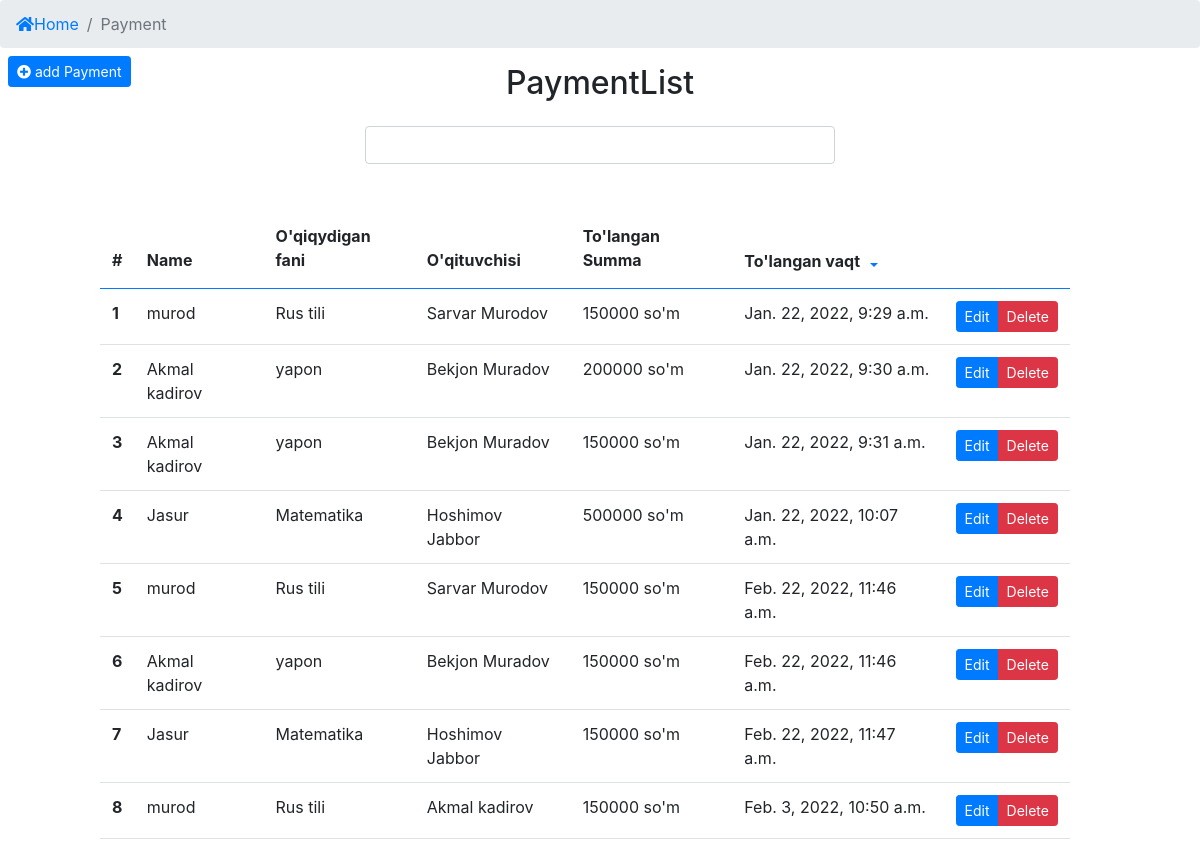
Screenshot of /profile/payment/this_year/ (signed in) with the database file from the repository.
### app/models.py (models this page shows, shortened)
class Payment(models.Model):
    student = models.ForeignKey(Student, verbose_name=_("Talaba"), on_delete=models.CASCADE)
    subject = models.ForeignKey(Subject, verbose_name=_("Qaysi fan uchun"), on_delete=models.CASCADE)
    teacher = models.ForeignKey(Teacher, verbose_name=_("O'qituvchisi"), on_delete=models.CASCADE)
    payment = models.IntegerField(_("Tolov summasi"), default=0)
    payed_date = models.DateTimeField(_("To'langan vaqt"), auto_now_add=True)
    def __str__(self):
        return f'{self.student.f_name} {self.payment} so\'m'
    """Shu oyda qilingan barcha tolov"""
    """To'langan umumiy summa olish"""
    """O'qituvchilarga To'lanadigan umumiy summa"""
    """Centerning umumiy harajatlari"""
    """Shu oyda qilingan harajarlar"""
    """Centerga qoladigan soft foyda"""

class Student(models.Model):
    f_name = models.CharField(_("To'liq ismi"), max_length=100)
    subject = models.ForeignKey(Subject, verbose_name=_("O'rganadigan fani"), on_delete=models.CASCADE)
    teacher = models.ForeignKey(Teacher, verbose_name=_("O'qituvchisi"), on_delete=models.CASCADE)
    phone_num = models.CharField(_("Telefon raqami"), max_length=9)
    study_days = models.CharField(_("O'qish Kunlari"), max_length=50, choices=study_days, default='option')
    study_type = models.CharField(_("O'qish turi"), max_length=50, choices=study_type, default='option')
    lesson_time = models.CharField(_("Dars boshlanish vaqti"), max_length=50)
    registered_date = models.DateTimeField(_("Ro'yhatga olingan vaqti"), auto_now_add=True)
    """Bitta student shu oyda necha pul tolov qilganligini ko'rsatadi"""

class Subject(models.Model):
    name =models.CharField(_("Fan nomi"), max_length=100, unique=True)
    added_date = models.DateTimeField(_("qoshilgan fani"), auto_now_add=True)
    """Bitta fan uchun shu oyda qancha tolanganligini ko'rsatadi"""
    """Bitta fanda nechta o'qituvchi borligini ko'rsatadi"""
    """Bitta fanda nechta o'quvchi borligini ko'rsatadi"""

class Teacher(models.Model):
    f_name = models.CharField(_("To'liq ismi"), max_length=100)
    subject = models.ForeignKey(Subject, verbose_name=_("O'qitadigan fani"), on_delete=models.CASCADE)
    address = models.CharField(_("Manzil"), max_length=100)
    phone_num = models.CharField(_("Telefon raqami"), max_length=9)
    level = models.CharField(_("Ilmiy darajasi"), max_length=100)
    sertificate = models.ImageField(_("Sertificate"), upload_to=f'sertificetes/teachers/', null=True, blank=True)
    experience = models.CharField(_("Tajribasi"), max_length=50)
    registred_time = models.DateTimeField(_("royhatga olingan vaqt"), auto_now_add=True)
    """Bitta fan uchun shu oyda qancha tolanganligini ko'rsatadi"""
    """Bitta o'qituvchi qancha oylik olishligini ko'rsatadi"""
    """Hamma o'qituvchi qancha olishligini ko'rsatadi"""
    """Bitta O'qituvchida nechta o'quvchi borligini ko'rsatadi"""

### app/views.py (the view)
# urls.py: path("payment/this_year/", This_year, name="ThisYear"),
def This_year(request):
    this_year = int(datetime.now().year)
    pay = Payment.objects.all()
    this_year_list = []
    for i in pay:
        if i.payed_date.year == this_year:
            this_year_list.append(i)
    paginator = Paginator(this_year_list, 10) # Show 10 list per page.
    page_number = request.GET.get('page')
    page_obj = paginator.get_page(page_number)
    context = {
        'page_obj':page_obj,
        'object_list':this_year_list,
    }
    return render(request, 'payment/payment_history/payment_history_this_year.html', context)

### app/templates/payment/payment_history/payment_history_this_year.html (shortened to what this page needs)
{% extends "index.html" %}
{% block content %}
<nav aria-label="breadcrumb">
    <ol class="breadcrumb">
        <li class="breadcrumb-item"><a href="{% url 'app:Home'  %}"><i class="fas fa-home"></i>Home</a></li>
        <li class="breadcrumb-item active" aria-current="page">Payment</li>
    </ol>
</nav>
<div class="text-left fixed-top mt-5">
    <a href="{% url 'app:RegisterPayment' %}" class="btn btn-primary btn-sm mt-2 ml-2"><i class="fas fa-plus-circle"></i> add Payment</a>
</div>
<div class="container1">
    <div class="wrapper text-center">
        <h2 class="">PaymentList</h2>
    </div>
    <div class="col-md-5 m-auto">
        <form action="" class="my-4" method="get">
            <input class="form-control" type="search" name="W" aria-label="search" placeholder="">
        </form>
    </div>
    <div class="row mt-5" style="margin-right: 15px;">
        <div class="col-md-10 m-auto">
            <table class="table table-hover table-borderless">
                <thead class="border-bottom border-primary">
                    <tr>
                        <th scope="col" class="pb-3">#</th>
                        <th scope="col" class="pb-3">Name</th>
                        <th scope="col" class="pb-3">O'qiqydigan fani</th>
                        <th scope="col" class="pb-3">O'qituvchisi</th>
                        <th scope="col" class="pb-3">To'langan Summa</th>
                        <th scope="col">
                            <div class="btn-group">
                                To'langan vaqt
                                <button type="button" class="btn btn-sm btn-link pb-0 dropdown-toggle dropdown-toggle-split" data-toggle="dropdown" aria-expanded="false">
                                </button>
                              </div>
                        </th>
                    </tr>
                </thead>
                <tbody class="">
                    {% for i in object_list %}
                        <tr class="border-bottom">
                            <th scope="row"> {{ forloop.counter }} </th>
                            <td>{{ i.student.f_name }}</td>
                            <td>{{ i.subject.name }}</td>
                            <td>{{ i.teacher.f_name }}</td>
                            <td>{{ i.payment }} so'm</td>
                            <td>{{ i.payed_date }}</td>
                            <td class="btn-group btn-group-sm">
                                <a href="{% url 'app:UpdatePayment' pk=i.pk %}" class="btn btn-primary">Edit</a>
                                {% if user.admin == True %}
                                    <button type="button" class="btn btn-danger" data-toggle="modal" data-target="#exampleModal{{i.pk}}">
                                        Delete
                                    </button>
                                {% endif %}
                            </td>
                        </tr>
                          </div>
                    {% empty %}
                          <tr>
                              <td colspan="6" class="text-center">
                                  <span class="border-bottom border-dark"> <b> Afsus siz soragan malumotlar mavjud emas! </b></span>
                              </td>
                          </tr>
                    {% endfor %}
{% endblock content %}

### rows the page displays
Payment: student.f_name "murod", subject.name "Rus tili", teacher.f_name "Sarvar Murodov", payment "150000", payed_date "Jan. 22, 2022, 9:29 a.m."
Payment: student.f_name "Akmal kadirov", subject.name "yapon", teacher.f_name "Bekjon Muradov", payment "200000", payed_date "Jan. 22, 2022, 9:30 a.m."
Payment: student.f_name "Akmal kadirov", subject.name "yapon", teacher.f_name "Bekjon Muradov", payment "150000", payed_date "Jan. 22, 2022, 9:31 a.m."
Payment: student.f_name "Jasur", subject.name "Matematika", teacher.f_name "Hoshimov Jabbor", payment "500000", payed_date "Jan. 22, 2022, 10:07 a.m."
Payment: student.f_name "murod", subject.name "Rus tili", teacher.f_name "Sarvar Murodov", payment "150000", payed_date "Feb. 22, 2022, 11:46 a.m."
Payment: student.f_name "Akmal kadirov", subject.name "yapon", teacher.f_name "Bekjon Muradov", payment "150000", payed_date "Feb. 22, 2022, 11:46 a.m."
Payment: student.f_name "Jasur", subject.name "Matematika", teacher.f_name "Hoshimov Jabbor", payment "150000", payed_date "Feb. 22, 2022, 11:47 a.m."
Payment: student.f_name "murod", subject.name "Rus tili", teacher.f_name "Akmal kadirov", payment "150000", payed_date "Feb. 3, 2022, 10:50 a.m."
